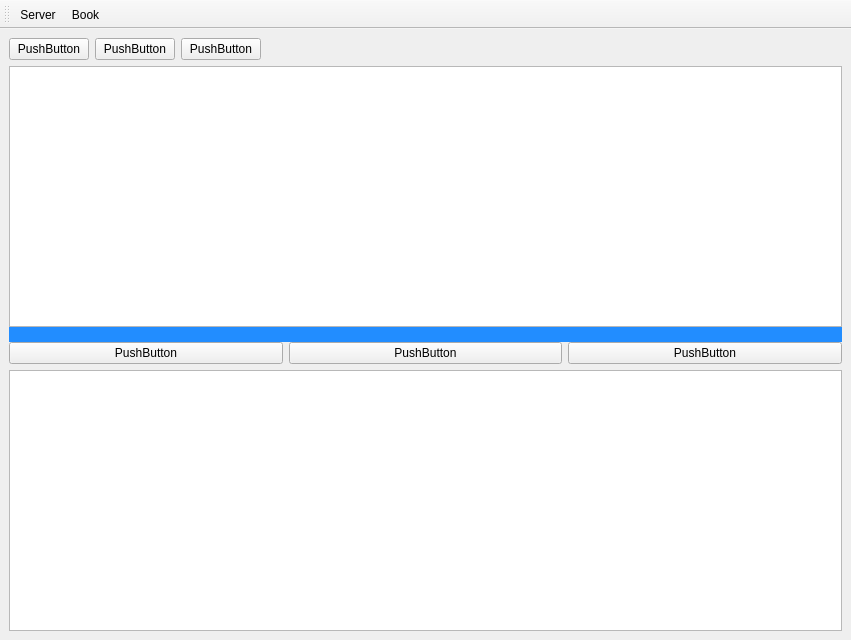
<?xml version="1.0" encoding="UTF-8"?>
<ui version="4.0">
 <class>MainWindow</class>
 <widget class="QMainWindow" name="MainWindow">
  <property name="geometry">
   <rect>
    <x>0</x>
    <y>0</y>
    <width>851</width>
    <height>640</height>
   </rect>
  </property>
  <property name="windowTitle">
   <string>MainWindow</string>
  </property>
  <property name="styleSheet">
   <string notr="true">QSplitter::handle:horizontal
{
    background-color: rgb(255, 255, 255);
}</string>
  </property>
  <widget class="QWidget" name="centralwidget">
   <layout class="QVBoxLayout" name="verticalLayout_3">
    <item>
     <widget class="QSplitter" name="splitter">
      <property name="baseSize">
       <size>
        <width>0</width>
        <height>50</height>
       </size>
      </property>
      <property name="autoFillBackground">
       <bool>true</bool>
      </property>
      <property name="styleSheet">
       <string notr="true">QSplitter::handle
{
    background-color:  rgb(34, 141, 255);
}</string>
      </property>
      <property name="orientation">
       <enum>Qt::Orientation::Vertical</enum>
      </property>
      <property name="opaqueResize">
       <bool>true</bool>
      </property>
      <property name="handleWidth">
       <number>15</number>
      </property>
      <widget class="QWidget" name="verticalLayoutWidget">
       <layout class="QVBoxLayout" name="verticalLayout">
        <item>
         <layout class="QHBoxLayout" name="horizontalLayout_2">
          <property name="sizeConstraint">
           <enum>QLayout::SizeConstraint::SetFixedSize</enum>
          </property>
          <item>
           <widget class="QPushButton" name="pushButton_3">
            <property name="text">
             <string>PushButton</string>
            </property>
           </widget>
          </item>
          <item>
           <widget class="QPushButton" name="pushButton">
            <property name="text">
             <string>PushButton</string>
            </property>
           </widget>
          </item>
          <item>
           <widget class="QPushButton" name="pushButton_2">
            <property name="text">
             <string>PushButton</string>
            </property>
           </widget>
          </item>
          <item>
           <spacer name="horizontalSpacer">
            <property name="orientation">
             <enum>Qt::Orientation::Horizontal</enum>
            </property>
            <property name="sizeHint" stdset="0">
             <size>
              <width>40</width>
              <height>20</height>
             </size>
            </property>
           </spacer>
          </item>
         </layout>
        </item>
        <item>
         <widget class="QTableView" name="tableView"/>
        </item>
       </layout>
      </widget>
      <widget class="QWidget" name="verticalLayoutWidget_2">
       <layout class="QVBoxLayout" name="verticalLayout_2">
        <item>
         <layout class="QHBoxLayout" name="horizontalLayout">
          <item>
           <widget class="QPushButton" name="pushButton_4">
            <property name="text">
             <string>PushButton</string>
            </property>
           </widget>
          </item>
          <item>
           <widget class="QPushButton" name="pushButton_6">
            <property name="text">
             <string>PushButton</string>
            </property>
           </widget>
          </item>
          <item>
           <widget class="QPushButton" name="pushButton_5">
            <property name="text">
             <string>PushButton</string>
            </property>
           </widget>
          </item>
         </layout>
        </item>
        <item>
         <widget class="QTextEdit" name="textEdit">
          <property name="styleSheet">
           <string notr="true">QSplitter::handle{ background: #444444; }</string>
          </property>
         </widget>
        </item>
       </layout>
      </widget>
     </widget>
    </item>
   </layout>
  </widget>
  <widget class="QMenuBar" name="menubar">
   <property name="geometry">
    <rect>
     <x>0</x>
     <y>0</y>
     <width>851</width>
     <height>21</height>
    </rect>
   </property>
  </widget>
  <widget class="QToolBar" name="toolBar">
   <property name="windowTitle">
    <string>toolBar</string>
   </property>
   <property name="toolButtonStyle">
    <enum>Qt::ToolButtonStyle::ToolButtonTextBesideIcon</enum>
   </property>
   <attribute name="toolBarArea">
    <enum>TopToolBarArea</enum>
   </attribute>
   <attribute name="toolBarBreak">
    <bool>false</bool>
   </attribute>
   <addaction name="actionServer"/>
   <addaction name="actionBook"/>
  </widget>
  <action name="actionServer">
   <property name="icon">
    <iconset resource="recources.qrc">
     <normaloff>:/resources/icons/recources/icons/servers.png</normaloff>:/resources/icons/recources/icons/servers.png</iconset>
   </property>
   <property name="text">
    <string>Server</string>
   </property>
   <property name="menuRole">
    <enum>QAction::MenuRole::NoRole</enum>
   </property>
  </action>
  <action name="actionBook">
   <property name="icon">
    <iconset resource="recources.qrc">
     <normaloff>:/resources/icons/recources/icons/book.svg</normaloff>:/resources/icons/recources/icons/book.svg</iconset>
   </property>
   <property name="text">
    <string>Book</string>
   </property>
   <property name="menuRole">
    <enum>QAction::MenuRole::NoRole</enum>
   </property>
  </action>
 </widget>
 <resources>
  <include location="recources.qrc"/>
 </resources>
 <connections/>
</ui>
